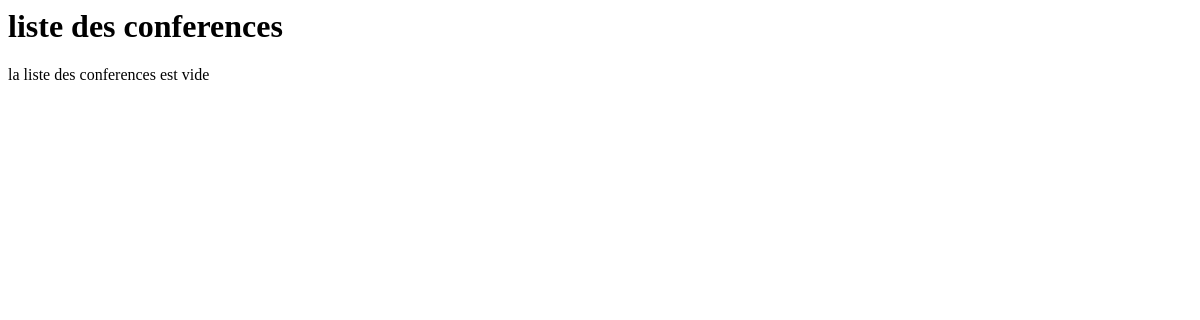
/conference/list/, run on an earlier commit of the app's database.
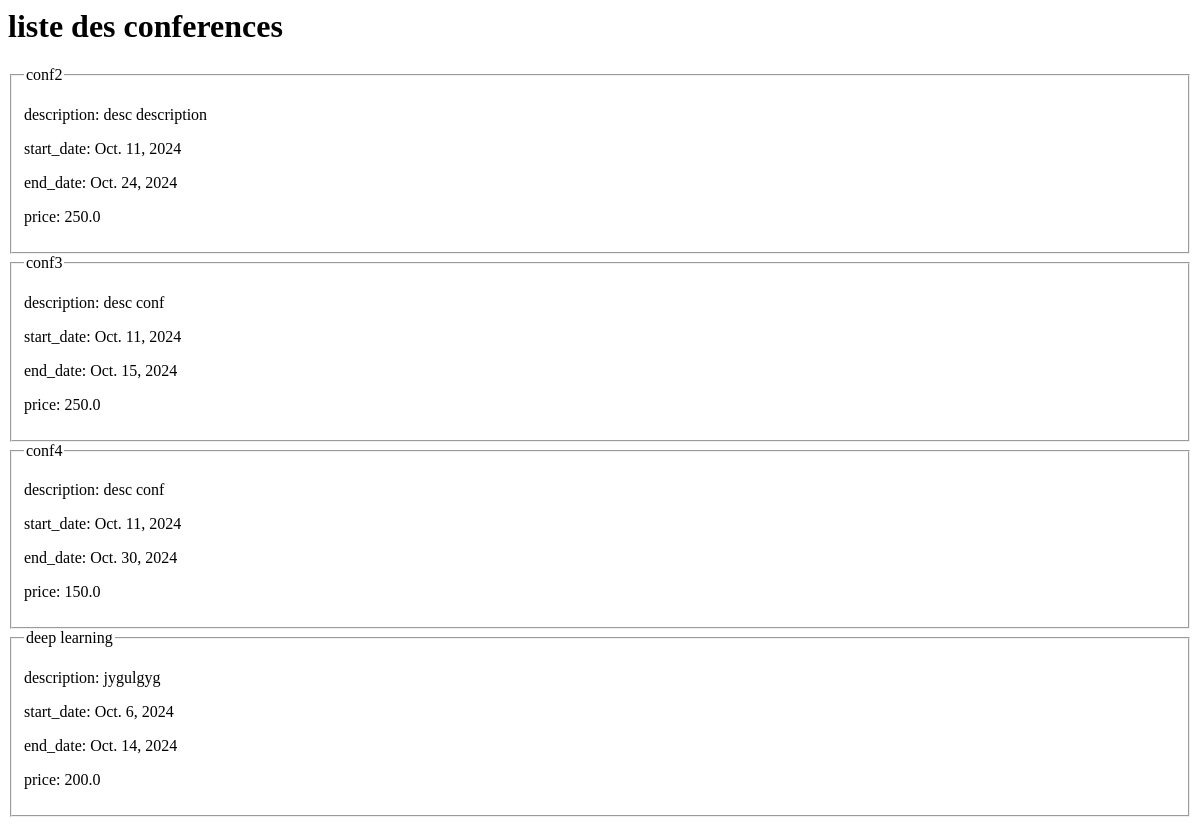
And on a later commit of the database.
### conferences/models.py (models this page shows, shortened)
class Conferences(models.Model):
    title=models.CharField(max_length=255)
    description=models.TextField()
    start_date=models.DateField(default=timezone.now().date())
    end_date=models.DateField()
    location=models.CharField(max_length=255)
    price=models.FloatField()
    capacity=models.IntegerField(validators=[MaxValueValidator(limit_value=900,message="capacity must be under 900")])
    program=models.FileField(upload_to='files/',validators=[FileExtensionValidator(allowed_extensions=['pdf','png','jpg','jpeg'],message="only pdf,png,jpg,jpeg are allowed ")])
    created_at=models.DateTimeField(auto_now_add=True)
    updated_at=models.DateTimeField(auto_now=True)
    category=models.ForeignKey(Category,on_delete=models.CASCADE,related_name="conferences")
    class Meta:
        verbose_name_plural="Conferences"
        constraints=[
            models.CheckConstraint(
                check=models.Q(
                    start_date__gte=timezone.now().date(),
                   ), name="the start date must be greater than today or equal")]
    def __str__(self):
            return f"title conference = {self.title} et la localisation est {self.location}"

### conferences/views.py (the view)
# urls.py: path('list/',conferenceList,name="listconf"),
def conferenceList(request):
    liste=Conferences.objects.all().order_by('-start_date')
    print(liste)
    return render(request,'conferences/conferenceListe.html',
                  {'conferenceslist':liste})

### projet/Templates/conferences/conferenceListe.html
<h1>liste des conferences</h1>
{% for c in conferenceslist %}
<fieldset>
    <legend>{{c.title}}</legend>
    <p>description: {{c.description}}</p>
    <p>start_date: {{c.start_date}}</p>
    <p>end_date: {{c.end_date}}</p>
    <p>price: {{c.price}}</p>
</fieldset>
{% empty %}
<p>la liste des conferences est vide</p>
{% endfor %}

What changed in the data, as far as the page shows it:
added Conferences: title "conf2", description "desc description", start_date "Oct. 11, 2024", end_date "Oct. 24, 2024", price "250.0"
added Conferences: title "conf3", description "desc conf", start_date "Oct. 11, 2024", end_date "Oct. 15, 2024", price "250.0"
added Conferences: title "conf4", description "desc conf", start_date "Oct. 11, 2024", end_date "Oct. 30, 2024", price "150.0"
added Conferences: title "deep learning", description "jygulgyg", start_date "Oct. 6, 2024", end_date "Oct. 14, 2024", price "200.0"
Also different on the page:
text no longer shown: "la liste des conferences est vide"
